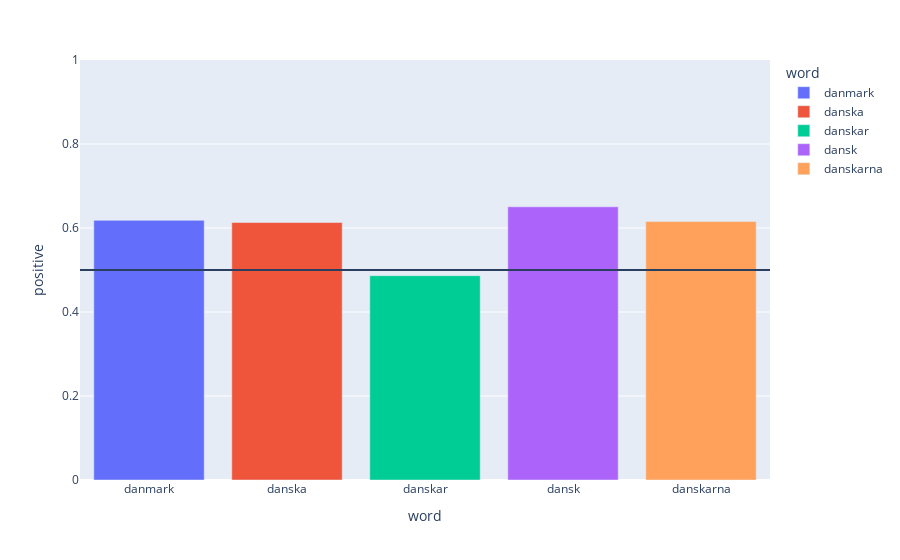

Notebook source saved alongside this figure:
### Code cell
fig = px.bar(danish_sent, y='positive', color='word', x='word', range_y=[0, 1] )

fig.add_hline(y=0.5)

fig.show()

### Figure 1 — Plotly figure (JSON) as saved in the notebook; plotly's stock layout.template omitted (floating-point values rounded to 4 significant figures)
{"data": [{"alignmentgroup": "True", "hovertemplate": "word=%{x}<br>positive=%{y}<extra></extra>", "legendgroup": "danmark", "marker": {"color": "#636efa"}, "name": "danmark", "offsetgroup": "danmark", "orientation": "v", "showlegend": true, "textposition": "auto", "type": "bar", "x": ["danmark"], "xaxis": "x", "y": [0.6182], "yaxis": "y"}, {"alignmentgroup": "True", "hovertemplate": "word=%{x}<br>positive=%{y}<extra></extra>", "legendgroup": "danska", "marker": {"color": "#EF553B"}, "name": "danska", "offsetgroup": "danska", "orientation": "v", "showlegend": true, "textposition": "auto", "type": "bar", "x": ["danska"], "xaxis": "x", "y": [0.6131], "yaxis": "y"}, {"alignmentgroup": "True", "hovertemplate": "word=%{x}<br>positive=%{y}<extra></extra>", "legendgroup": "danskar", "marker": {"color": "#00cc96"}, "name": "danskar", "offsetgroup": "danskar", "orientation": "v", "showlegend": true, "textposition": "auto", "type": "bar", "x": ["danskar"], "xaxis": "x", "y": [0.4865], "yaxis": "y"}, {"alignmentgroup": "True", "hovertemplate": "word=%{x}<br>positive=%{y}<extra></extra>", "legendgroup": "dansk", "marker": {"color": "#ab63fa"}, "name": "dansk", "offsetgroup": "dansk", "orientation": "v", "showlegend": true, "textposition": "auto", "type": "bar", "x": ["dansk"], "xaxis": "x", "y": [0.6505], "yaxis": "y"}, {"alignmentgroup": "True", "hovertemplate": "word=%{x}<br>positive=%{y}<extra></extra>", "legendgroup": "danskarna", "marker": {"color": "#FFA15A"}, "name": "danskarna", "offsetgroup": "danskarna", "orientation": "v", "showlegend": true, "textposition": "auto", "type": "bar", "x": ["danskarna"], "xaxis": "x", "y": [0.6154], "yaxis": "y"}], "layout": {"barmode": "relative", "legend": {"title": {"text": "word"}, "tracegroupgap": 0}, "margin": {"t": 60}, "shapes": [{"type": "line", "x0": 0, "x1": 1, "xref": "x domain", "y0": 0.5, "y1": 0.5, "yref": "y"}], "xaxis": {"anchor": "y", "categoryarray": ["danmark", "danska", "danskar", "dansk", "danskarna"], "categoryorder": "array", "domain": [0, 1], "title": {"text": "word"}}, "yaxis": {"anchor": "x", "domain": [0, 1], "range": [0, 1], "title": {"text": "positive"}}}}
